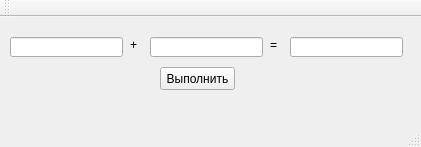
<?xml version="1.0" encoding="UTF-8"?>
<ui version="4.0">
 <class>MainWindow</class>
 <widget class="QMainWindow" name="MainWindow">
  <property name="geometry">
   <rect>
    <x>0</x>
    <y>0</y>
    <width>421</width>
    <height>147</height>
   </rect>
  </property>
  <property name="windowTitle">
   <string>MainWindow</string>
  </property>
  <widget class="QWidget" name="centralWidget">
   <widget class="QLineEdit" name="lineEdit">
    <property name="geometry">
     <rect>
      <x>10</x>
      <y>20</y>
      <width>113</width>
      <height>20</height>
     </rect>
    </property>
   </widget>
   <widget class="QLineEdit" name="lineEdit_2">
    <property name="geometry">
     <rect>
      <x>150</x>
      <y>20</y>
      <width>113</width>
      <height>20</height>
     </rect>
    </property>
   </widget>
   <widget class="QPushButton" name="pushButton">
    <property name="geometry">
     <rect>
      <x>160</x>
      <y>50</y>
      <width>75</width>
      <height>23</height>
     </rect>
    </property>
    <property name="text">
     <string>Выполнить</string>
    </property>
   </widget>
   <widget class="QLineEdit" name="lineEdit_3">
    <property name="geometry">
     <rect>
      <x>290</x>
      <y>20</y>
      <width>113</width>
      <height>20</height>
     </rect>
    </property>
   </widget>
   <widget class="QLabel" name="label">
    <property name="geometry">
     <rect>
      <x>130</x>
      <y>20</y>
      <width>16</width>
      <height>16</height>
     </rect>
    </property>
    <property name="text">
     <string>&lt;html&gt;&lt;head/&gt;&lt;body&gt;&lt;p&gt;+&lt;/p&gt;&lt;/body&gt;&lt;/html&gt;</string>
    </property>
   </widget>
   <widget class="QLabel" name="label_2">
    <property name="geometry">
     <rect>
      <x>270</x>
      <y>20</y>
      <width>16</width>
      <height>16</height>
     </rect>
    </property>
    <property name="text">
     <string>=</string>
    </property>
   </widget>
  </widget>
  <widget class="QMenuBar" name="menuBar">
   <property name="geometry">
    <rect>
     <x>0</x>
     <y>0</y>
     <width>421</width>
     <height>21</height>
    </rect>
   </property>
  </widget>
  <widget class="QToolBar" name="mainToolBar">
   <attribute name="toolBarArea">
    <enum>TopToolBarArea</enum>
   </attribute>
   <attribute name="toolBarBreak">
    <bool>false</bool>
   </attribute>
  </widget>
  <widget class="QStatusBar" name="statusBar"/>
 </widget>
 <layoutdefault spacing="6" margin="11"/>
 <resources/>
 <connections/>
</ui>
